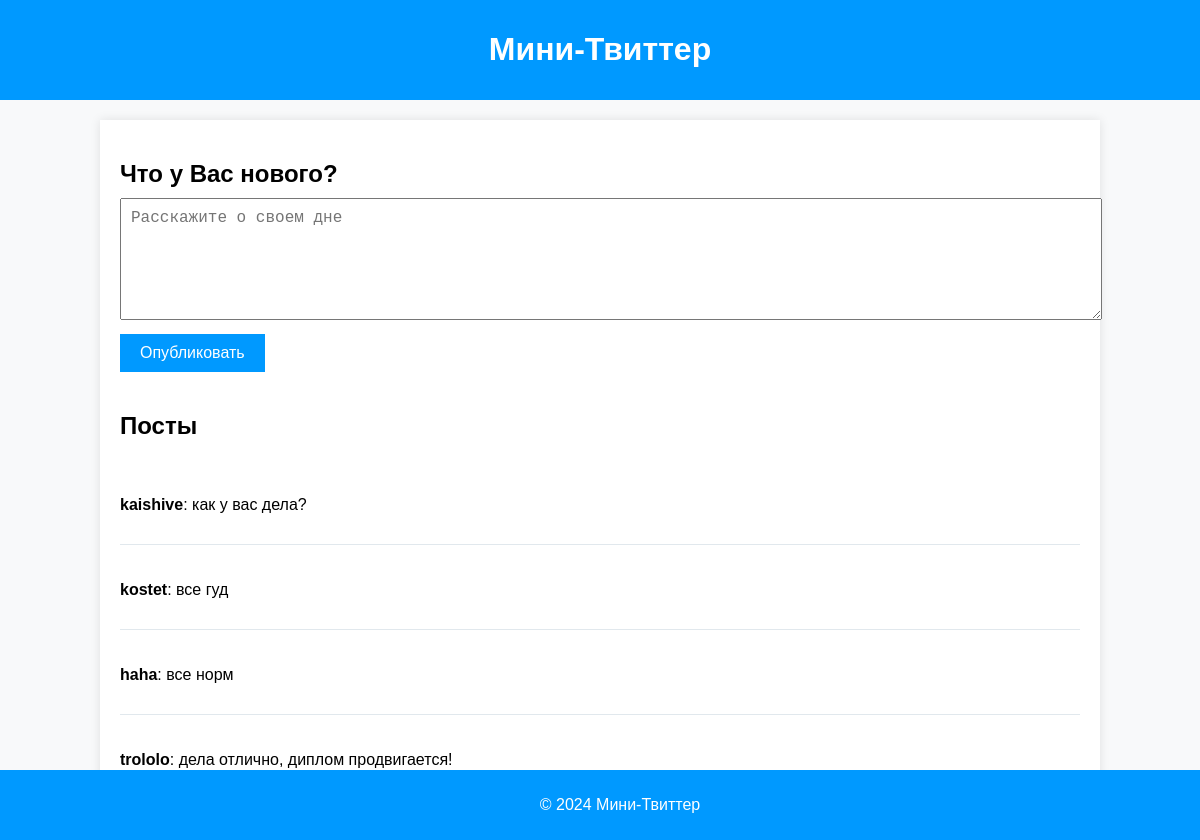
The app's page /posts/, older data.
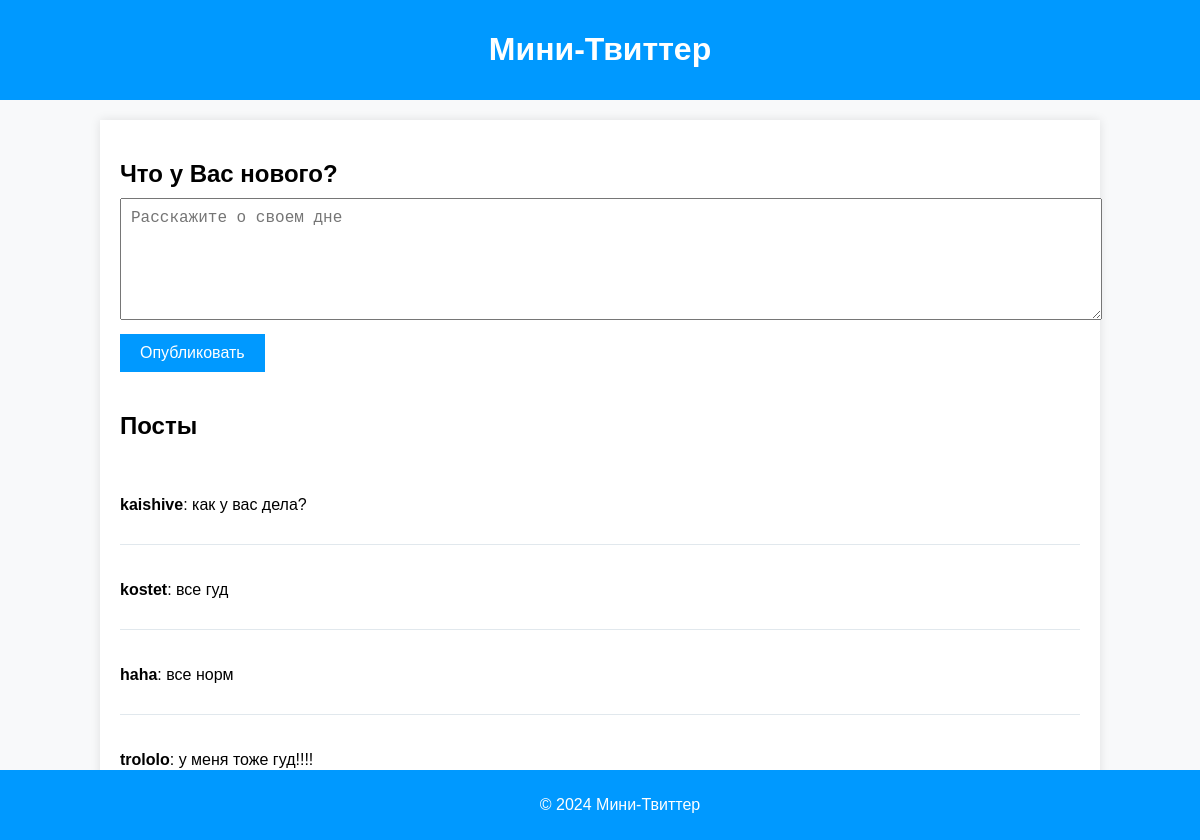
The same page, newer data.
### models/post_user_model.py (models this page shows)
class Post(Base):
    __tablename__ = "posts"
    id = Column(Integer, primary_key=True, index=True)
    content = Column(String, nullable=False)
    slug = Column(String, unique=True, index=True)
    user_id = Column(Integer, ForeignKey('users.id'), nullable=False)
    user = relationship("User", back_populates="posts")

class User(Base):
    __tablename__ = "users"
    id = Column(Integer, primary_key=True, index=True)
    username = Column(String, unique=True, index=True, nullable=False)
    email = Column(String, unique=True, index=True, nullable=False)
    hashed_password = Column(String, nullable=False)
    slug = Column(String, unique=True, index=True)
    posts = relationship("Post", back_populates="user")

### routers/posts_crud.py (the view)
@router.get("/posts/", response_class=HTMLResponse)
async def get_posts(request: Request, db: Annotated[Session, Depends(get_db)], user_id: Optional[int] = Cookie(None),
                    error_message: Optional[str] = None):
    posts = db.scalars(select(Post)).all()
    return templates.TemplateResponse("page_blog.html", {"request": request, "posts": posts, "user_id": user_id,
                                                         "error_message": error_message})

### templates/page_blog.html (shortened to what this page needs)
<!DOCTYPE html>
<html lang="en">
<head>
    <link rel="stylesheet" type="text/css" href="/static/page_style.css">
</head>
<body>
    <header>
        <div class="header-container">
            <h1>Мини-Твиттер</h1>
        </div>
    </header>
    <main>
        <div class="container">
            <div class="new-post">
                <h2>Что у Вас нового?</h2>
                <form id="newPostForm" action="/posts/" method="post">
                    <textarea id="postContent" name="content" placeholder="Расскажите о своем дне" required></textarea>
                    <button type="submit">Опубликовать</button>
                </form>
            </div>
            <div class="posts">
                <h2>Посты</h2>
                {% for post in posts %}
                <div class="post" data-post-id="{{ post.id }}">
                    <p><strong>{{ post.user.username }}</strong>: {{ post.content }}</p>
                </div>
                {% endfor %}
            </div>
        </div>
    </main>
    <footer>
        <div class="footer-container">
            <p>&copy; 2024 Мини-Твиттер</p>
        </div>
    </footer>
</body>
</html>

Row changes from the older to the newer data that the page shows:
changed Post "trololo": content "дела отлично, диплом продвигается!" → "у меня тоже гуд!!!!"
